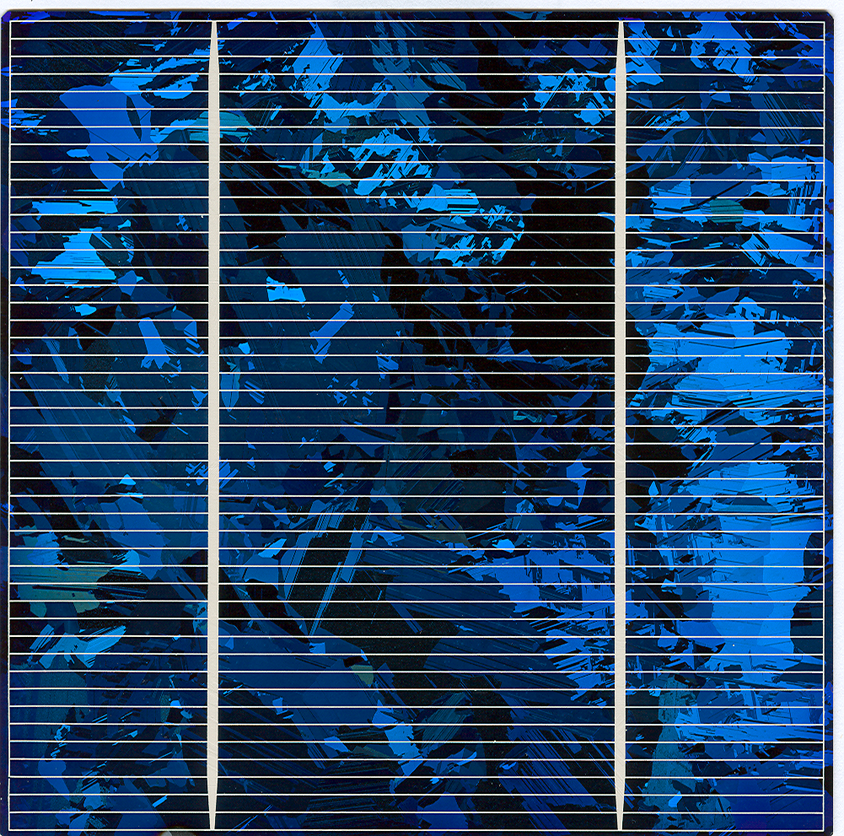
#> input picture solar_cell/solar_cell_03.png, 844 x 836 px, shrunk from 1001 x 991 before the run
$ python final.py
#> lines starting #> are read from the running program, lines starting #| are printed output that depends on the picture; after the words box and inside, x2 and y2 are one past the last pixel; in counts of white or black regions, pixels touching at a corner belong together
import cv2
import numpy as np

# 이미지 파일을 컬러로 읽어옵니다.
image = cv2.imread('solar_cell_03.png', cv2.IMREAD_COLOR)
#> image is the input picture: shape (836, 844, 3); mean B, G, R 105, 69.5, 36.2

# 이미지를 그레이스케일로 변환합니다.
gray_image = cv2.cvtColor(image, cv2.COLOR_BGR2GRAY)
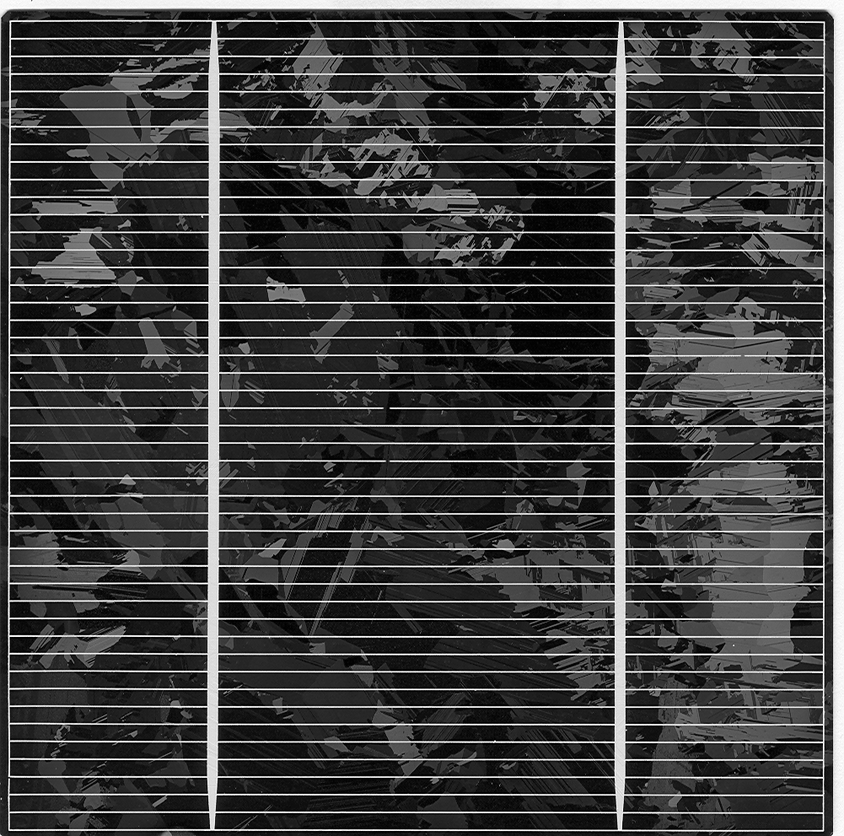
#> gray_image: shape (836, 844); min 0, max 255, mean 63.6

# 바운딩 박스를 그릴 픽셀들의 좌표를 저장할 리스트를 생성합니다.
bounding_box_pixels = []

# 이진화를 수행합니다.
_, binary_image = cv2.threshold(gray_image, 200, 255, cv2.THRESH_BINARY)
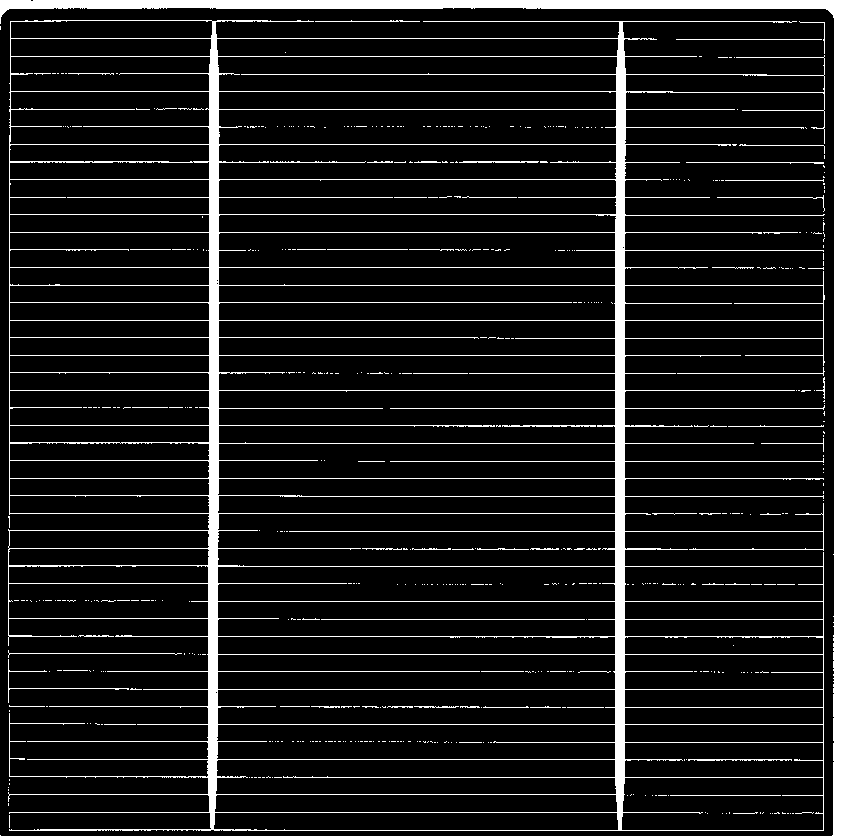
#> binary_image: shape (836, 844); 10% white; 536 white regions (472 under 20 px), largest, box (x1, y1, x2, y2) and area: (8, 20, 825, 831) 48903, (0, 0, 844, 836) 15968, (321, 619, 585, 620) 264

# Morphological Dilation을 사용하여 노이즈 제거
kernel = np.ones((3, 3), np.uint8)
dilated_image = cv2.dilate(binary_image, kernel, iterations=10)
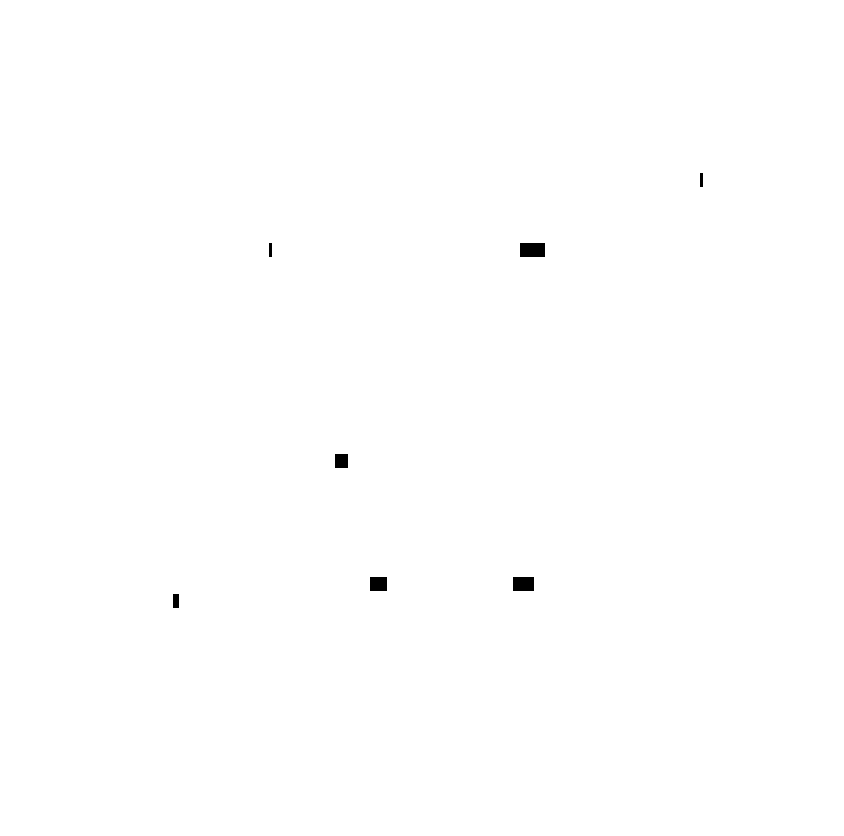
#> dilated_image: shape (836, 844); 99.8% white; 7 black regions, largest, box (x1, y1, x2, y2) and area: (520, 243, 545, 257) 350, (513, 577, 534, 591) 294, (370, 577, 387, 591) 238
cv2.imshow("Dilated Image", dilated_image)

# 이진화된 이미지에서 검은색 픽셀을 찾고, 연속된 검은색 픽셀이 2픽셀 이상이고 흰색 픽셀이 5개 이상인지 확인합니다.
for y in range(10, dilated_image.shape[0] - 10):
    for x in range(10, dilated_image.shape[1] - 10):
        if dilated_image[y, x] == 0:  # 검은색 픽셀인 경우
            if np.sum(dilated_image[y, x-2:x+2] == 0) >= 2:
                # 좌우에 흰색 픽셀이 있는지 확인합니다.
                if np.sum(dilated_image[y, x-10:x-2] == 255) >= 100 and np.sum(dilated_image[y, x+4:x+11] == 255) >= 100:
                    # 상하에 흰색 픽셀이 존재하지 않으면 바운딩 박스를 그립니다.
                    if not np.any(dilated_image[y-10:y, x] == 255) and not np.any(dilated_image[y+1:y+11, x] == 255):
                        bounding_box_pixels.append((x, y))
#> after the loop, bounding_box_pixels = []

# 바운딩 박스를 그립니다.
bounding_box_image = cv2.cvtColor(dilated_image, cv2.COLOR_GRAY2BGR)
for pixel in bounding_box_pixels:
    x, y = pixel
    cv2.rectangle(bounding_box_image, (x-1, y-1), (x+1, y+1), (0, 0, 255), 1)

# 바운딩 박스가 그려진 이미지를 표시합니다.
cv2.imshow("Contour Image", bounding_box_image)

cv2.waitKey(0)
cv2.destroyAllWindows()

$ run again, with solar_cell/solar_cell_02.png copied over solar_cell/solar_cell_03.png
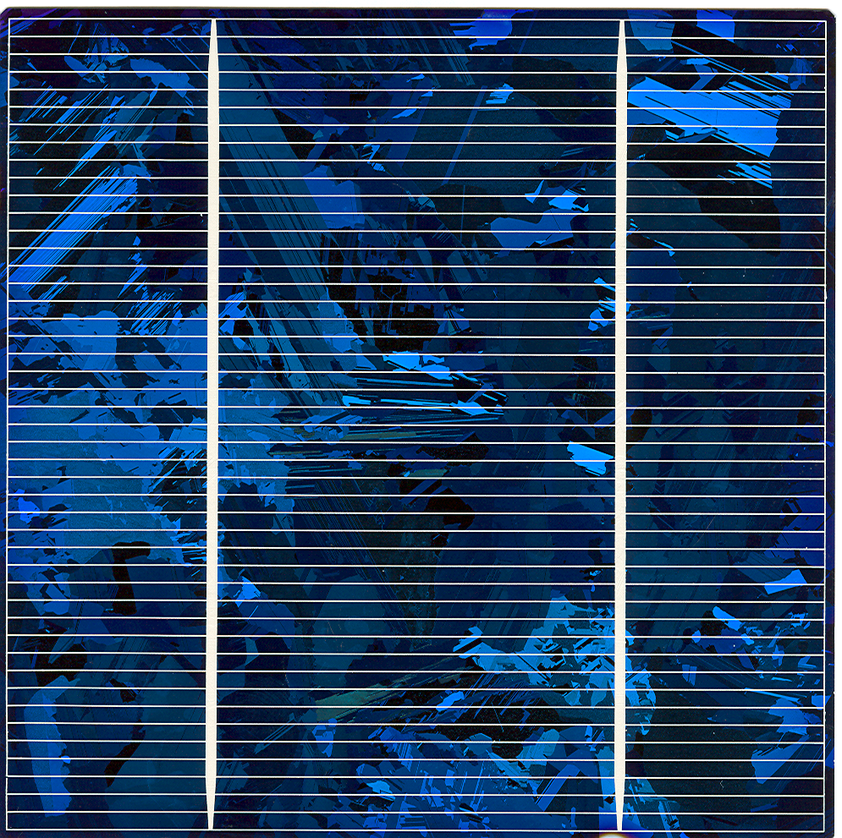
#> input picture solar_cell/solar_cell_02.png, 842 x 838 px, shrunk from 995 x 991 before the run
#> image is the input picture: shape (838, 842, 3); mean B, G, R 100.5, 65.8, 36.4
#> `gray_image = cv2.cvtColor(image, cv2.COLOR_BGR2GRAY)`:
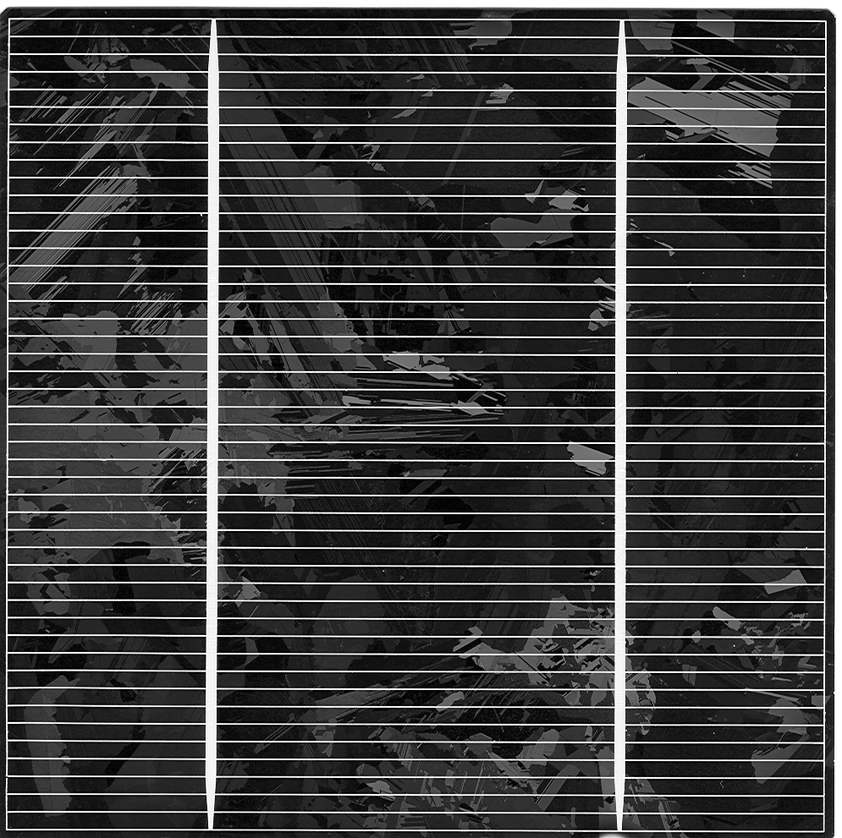
#> gray_image: shape (838, 842); min 0, max 255, mean 60.9
#> `_, binary_image = cv2.threshold(gray_image, 200, 255, cv2.THRESH_BINARY)`:
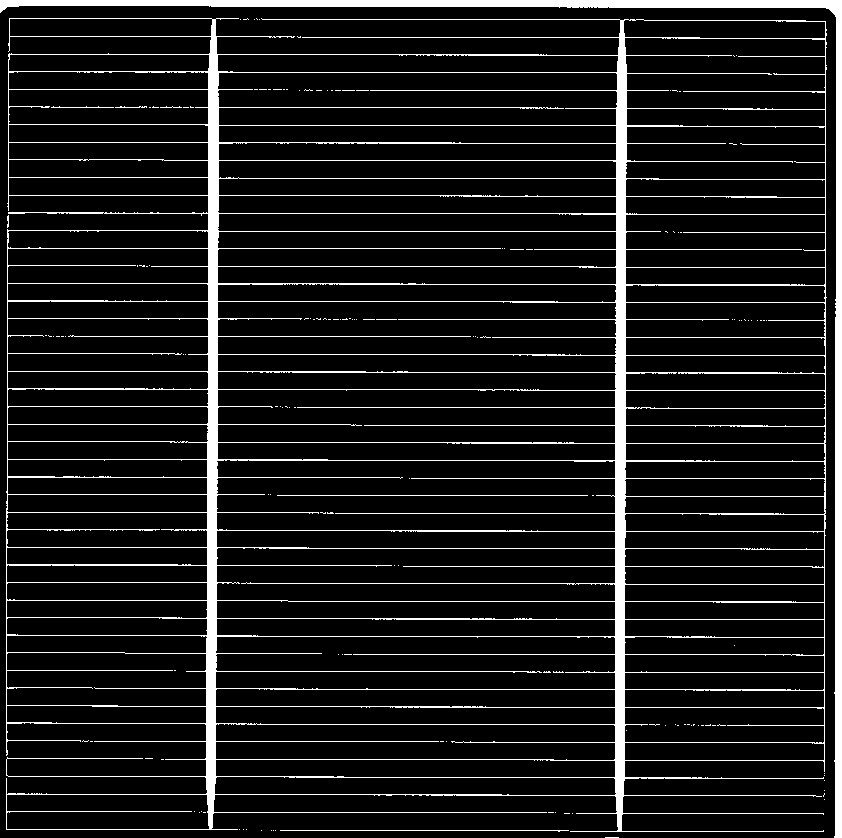
#> binary_image: shape (838, 842); 10% white; 151 white regions (142 under 20 px), largest, box (x1, y1, x2, y2) and area: (6, 18, 827, 832) 57510, (0, 0, 842, 838) 11550, (277, 495, 588, 496) 311
#> dilated_image: shape (838, 842); every value is 255
#> bounding_box_image: shape (838, 842, 3); every value is 255
